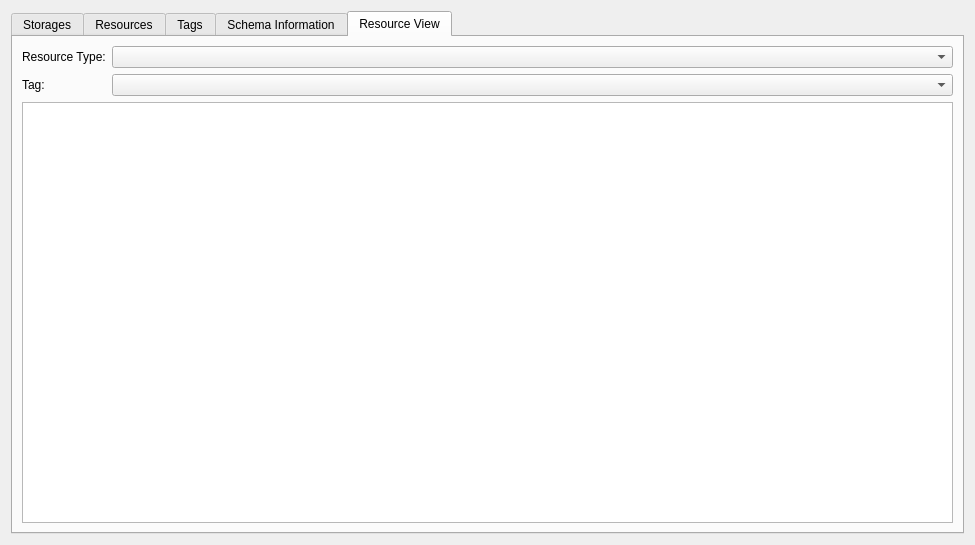
<?xml version="1.0" encoding="UTF-8"?>
<ui version="4.0">
 <author>
    SPDX-FileCopyrightText: none
    SPDX-License-Identifier: GPL-3.0-or-later
  </author>
 <class>WdgDbExplorer</class>
 <widget class="QWidget" name="WdgDbExplorer">
  <property name="geometry">
   <rect>
    <x>0</x>
    <y>0</y>
    <width>975</width>
    <height>545</height>
   </rect>
  </property>
  <layout class="QGridLayout" name="gridLayout">
   <item row="0" column="1">
    <widget class="QTabWidget" name="tabWidget">
     <property name="currentIndex">
      <number>4</number>
     </property>
     <widget class="QWidget" name="tabStorages">
      <attribute name="title">
       <string>Storages</string>
      </attribute>
      <layout class="QVBoxLayout" name="verticalLayout">
       <item>
        <widget class="QTableView" name="tableStorages">
         <attribute name="horizontalHeaderStretchLastSection">
          <bool>true</bool>
         </attribute>
        </widget>
       </item>
      </layout>
     </widget>
     <widget class="QWidget" name="tabResources">
      <attribute name="title">
       <string>Resources</string>
      </attribute>
      <layout class="QHBoxLayout" name="horizontalLayout_2">
       <item>
        <layout class="QVBoxLayout" name="verticalLayout_2">
         <item>
          <layout class="QHBoxLayout" name="horizontalLayout">
           <item>
            <widget class="QLabel" name="label">
             <property name="text">
              <string>Resource Type</string>
             </property>
            </widget>
           </item>
           <item>
            <widget class="QComboBox" name="cmbResourceTypes"/>
           </item>
          </layout>
         </item>
         <item>
          <widget class="QTableView" name="tableResources">
           <attribute name="horizontalHeaderStretchLastSection">
            <bool>true</bool>
           </attribute>
          </widget>
         </item>
        </layout>
       </item>
       <item>
        <layout class="QVBoxLayout" name="verticalLayout_3">
         <item>
          <widget class="QLabel" name="lblThumbnail">
           <property name="text">
            <string notr="true">lblThumbnail</string>
           </property>
          </widget>
         </item>
         <item>
          <widget class="QLabel" name="label_2">
           <property name="text">
            <string>Versions</string>
           </property>
          </widget>
         </item>
         <item>
          <widget class="QTableView" name="tableVersions"/>
         </item>
        </layout>
       </item>
      </layout>
     </widget>
     <widget class="QWidget" name="tabTags">
      <attribute name="title">
       <string>Tags</string>
      </attribute>
      <layout class="QVBoxLayout" name="verticalLayout_4">
       <item>
        <widget class="QTableView" name="tableTags">
         <attribute name="horizontalHeaderStretchLastSection">
          <bool>true</bool>
         </attribute>
        </widget>
       </item>
       <item>
        <widget class="QTableView" name="tableTaggedResources">
         <attribute name="horizontalHeaderStretchLastSection">
          <bool>true</bool>
         </attribute>
        </widget>
       </item>
      </layout>
     </widget>
     <widget class="QWidget" name="tabSchema">
      <attribute name="title">
       <string>Schema Information</string>
      </attribute>
      <layout class="QFormLayout" name="formLayout">
       <item row="0" column="0">
        <widget class="QLabel" name="label_4">
         <property name="text">
          <string>Database version:</string>
         </property>
        </widget>
       </item>
       <item row="0" column="1">
        <widget class="QLabel" name="lblDatabaseVersion">
         <property name="text">
          <string>TextLabel</string>
         </property>
        </widget>
       </item>
       <item row="1" column="0">
        <widget class="QLabel" name="label_5">
         <property name="text">
          <string>Krita version:</string>
         </property>
        </widget>
       </item>
       <item row="1" column="1">
        <widget class="QLabel" name="lblKritaVersion">
         <property name="text">
          <string>TextLabel</string>
         </property>
        </widget>
       </item>
       <item row="2" column="0">
        <widget class="QLabel" name="label_6">
         <property name="text">
          <string>Created:</string>
         </property>
        </widget>
       </item>
       <item row="2" column="1">
        <widget class="QLabel" name="lblCreationDate">
         <property name="text">
          <string>TextLabel</string>
         </property>
        </widget>
       </item>
      </layout>
     </widget>
     <widget class="QWidget" name="tabResourceView">
      <attribute name="title">
       <string>Resource View</string>
      </attribute>
      <layout class="QVBoxLayout" name="verticalLayout_5">
       <item>
        <layout class="QFormLayout" name="formLayout_2">
         <item row="0" column="0">
          <widget class="QLabel" name="label_7">
           <property name="text">
            <string>Resource Type:</string>
           </property>
          </widget>
         </item>
         <item row="0" column="1">
          <widget class="KComboBox" name="cmbRvResourceTypes"/>
         </item>
         <item row="1" column="0">
          <widget class="QLabel" name="label_8">
           <property name="text">
            <string>Tag:</string>
           </property>
          </widget>
         </item>
         <item row="1" column="1">
          <widget class="QComboBox" name="cmbRvTags">
           <property name="sizePolicy">
            <sizepolicy hsizetype="Expanding" vsizetype="Fixed">
             <horstretch>0</horstretch>
             <verstretch>0</verstretch>
            </sizepolicy>
           </property>
          </widget>
         </item>
        </layout>
       </item>
       <item>
        <widget class="KisResourceItemListView" name="resourceItemView"/>
       </item>
      </layout>
     </widget>
    </widget>
   </item>
  </layout>
 </widget>
 <customwidgets>
  <customwidget>
   <class>KComboBox</class>
   <extends>QComboBox</extends>
   <header location="global">kcombobox.h</header>
  </customwidget>
  <customwidget>
   <class>KisResourceItemListView</class>
   <extends>QListView</extends>
   <header location="global">KisResourceItemListView.h</header>
  </customwidget>
 </customwidgets>
 <resources/>
 <connections/>
</ui>
